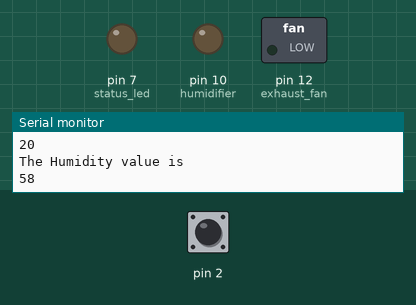
Simulated run of this sketch. Board: Arduino Uno, built with avr-gcc and run on an emulated ATmega328P. Parts: switched loads named in the sketch (green lamp = pin HIGH), output pins drawn as LEDs (lit = HIGH), the last lines printed to the serial monitor. The inputs (shaded band) are chosen by the test bench; at power-on: pin 2 HIGH. Random numbers use the default seed unless the sketch sets one.

Above: at 1.2 s.
1.3 s: pin 2 pulled LOW for 1 s
At 4.1 s:
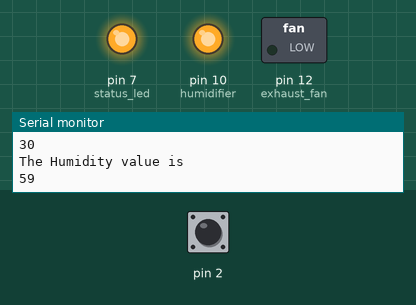
4.3 s: pin 2 pulled LOW for 0.15 s
At 5.0 s:
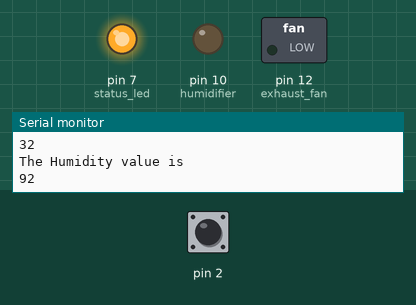
7.3 s: pin 2 pulled LOW for 1 s
11.3 s: pin 2 pulsed LOW 5 times (0.12 s each, 0.3 s apart)
At 13.3 s:
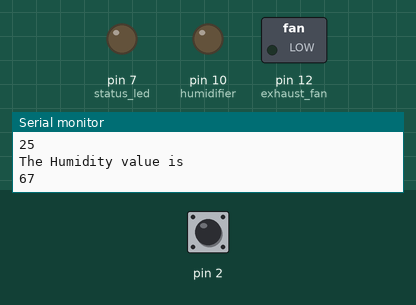
Timing chart, 0 to 14.8 s (numbered marks = the images above; inputs shaded):
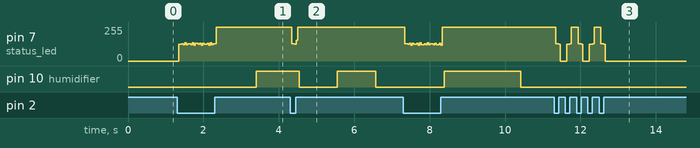

The sketch:

Actuator_Test.ino
```cpp
#define exhaust_fan 12
#define light_ 11
#define humidifier 10
#define status_led 7


int lightval, humval, tempval;
volatile byte buttonState = LOW;
int mode =0;


void setup() {
  // put your setup code here, to run once:
 pinMode(exhaust_fan, OUTPUT);
 pinMode(light, OUTPUT);
 pinMode(humidifier, OUTPUT);
 pinMode(2, INPUT_PULLUP);
 pinMode(status_led, OUTPUT);
 attachInterrupt(digitalPinToInterrupt(2), blink, LOW);

 Serial.begin(9600);
}

void loop() {
  // put your main code here, to run repeatedly:


  //print out the value of the pushbutton
Serial.println(buttonState);


  humval = getHum();
  tempval = getTempr();
  lightval = getLight();
  Serial.println("The Light value is ");
  Serial.println(lightval);
  Serial.println("The Temp value is ");
  Serial.println(tempval);
  Serial.println("The Humidity value is ");
  Serial.println(humval);
  light();
  fan();
  hum();


delay(1000);
}


int getLight(){

  return random(500,2000);
}

int getHum(){

  return random(50,100);
}
int getTempr(){
  return random(15,40);
}

void fan(){
  if (tempval>32 && buttonState==HIGH){
  digitalWrite(exhaust_fan,HIGH);
  }else{
  digitalWrite(exhaust_fan,LOW);
  }
  }
void hum(){
  if(humval<70 && buttonState==HIGH){
  digitalWrite(humidifier,HIGH);
  }else{
  digitalWrite(humidifier,LOW);
  }
  }
void light (){
  if (lightval<1000 && buttonState==HIGH ){
    digitalWrite(light_, HIGH);
  }else{
    digitalWrite(light_,LOW);
  }


}
void blink(){
  buttonState = !buttonState;

  Serial.println(mode);
  digitalWrite(status_led,buttonState);
}
```

Measured:
- after the input at 1.3 s, pin 10 (humidifier): LOW → HIGH after 2.1 s
- after the input at 4.3 s, pin 7 (status_led): 255/255 → 130/255 at once, → 255/255 0.08 s later
- after the input at 11.3 s, pin 7 (status_led): 255/255 → 130/255 at once, then repeats every 0.60 s: 124/255 0.04 s, 0/255 0.18 s, 125/255 0.08 s, 131/255 0.04 s, 255/255 0.18 s, 130/255 0.08 s, until it stays 0/255 from 12.7 s
